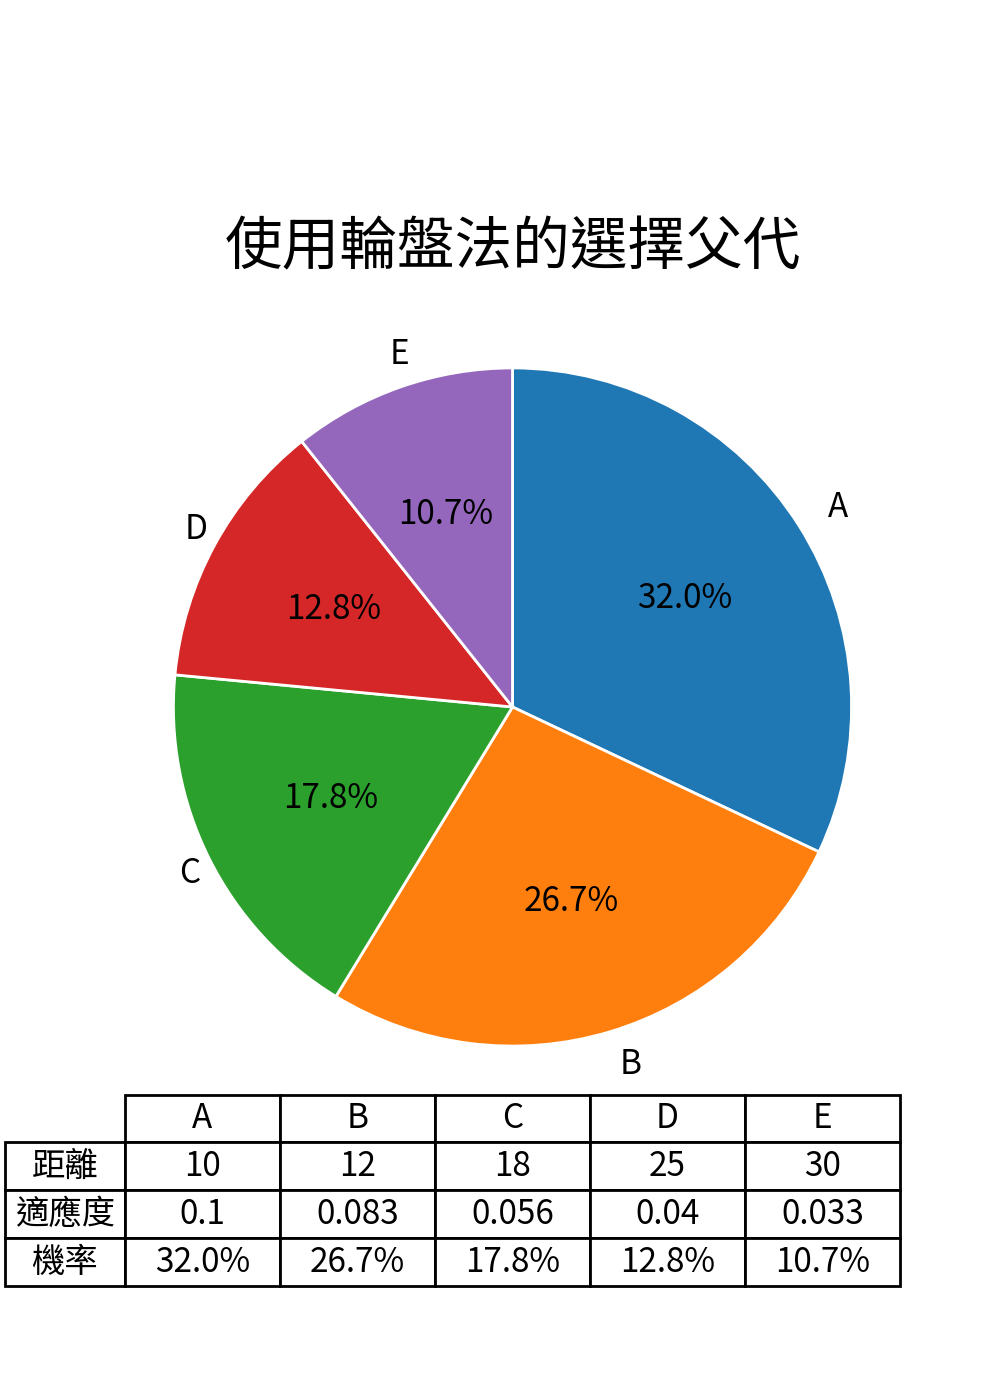

Python code for this plot:
import matplotlib as mpl
import matplotlib.font_manager as fm
import matplotlib.pyplot as plt
import numpy as np

font = fm.FontEntry(fname='../.fonts/Noto_Sans_TC/NotoSansTC-Regular.ttf', name='Noto Sans TC')
fm.fontManager.ttflist.append(font)

mpl.rcParams["font.family"] = font.name
mpl.rcParams["font.size"] = 12
mpl.rcParams["axes.titlesize"] = 'xx-large'


fig = plt.figure(figsize=(5, 7), dpi=200)
ax = fig.add_subplot()
ax.set_title('使用輪盤法的選擇父代', pad=20)

columns = ('A', 'B', 'C', 'D', 'E')
rows = ('距離', '適應度', '機率')

distance = np.array([10, 12, 18, 25, 30])

fitness = 1 / distance
p = fitness / np.sum(fitness)


text = [
    [round(d, 3) for d in distance],
    [round(f, 3) for f in fitness],
    [f'{p * 100:1.1f}%' for p in p]
]

colors = plt.get_cmap('binary')(np.linspace(0, 1, len(columns)))
colors = None

ax.pie(p, colors=colors, labels=columns,
       radius=3.5, center=(4, 4),
       wedgeprops={"linewidth": 1, "edgecolor": "white"},
       #    frame=False,
       autopct='%1.1f%%',
       counterclock=False, startangle=-270,
       )

ax.set(xlim=(0, 8), xticks=[], ylim=(0, 8), yticks=[])

tab = ax.table(
    cellText=text,
    rowLabels=rows,
    colLabels=columns,
    loc='bottom', cellLoc='center', rowLoc='center',)

tab.scale(xscale=1, yscale=2)

fig.savefig('pie.png')
